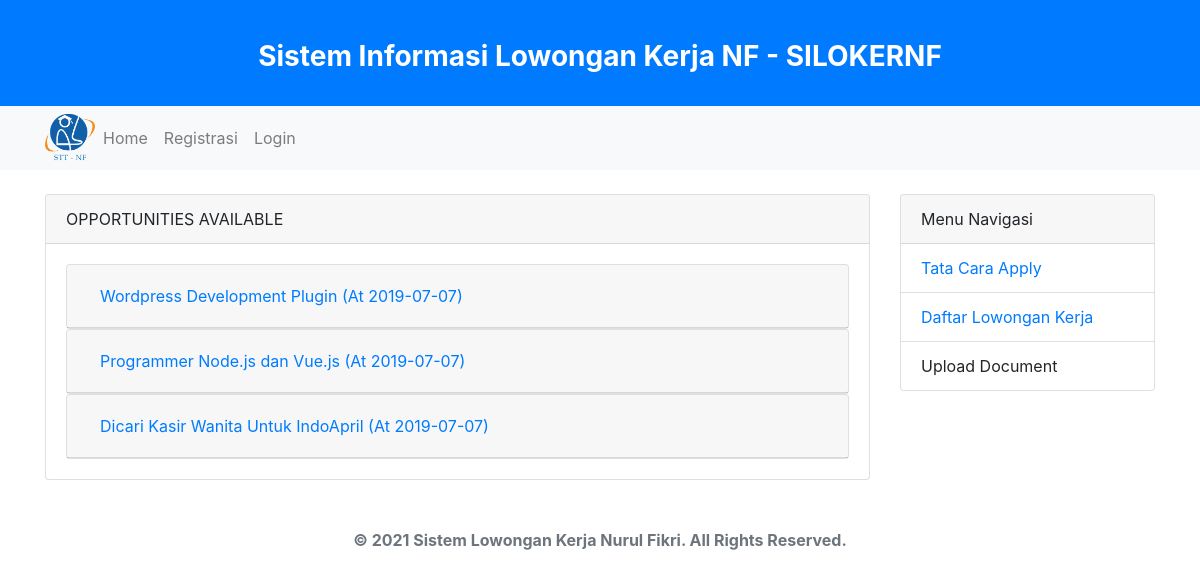
The app's page /index.php/page/career, older data.
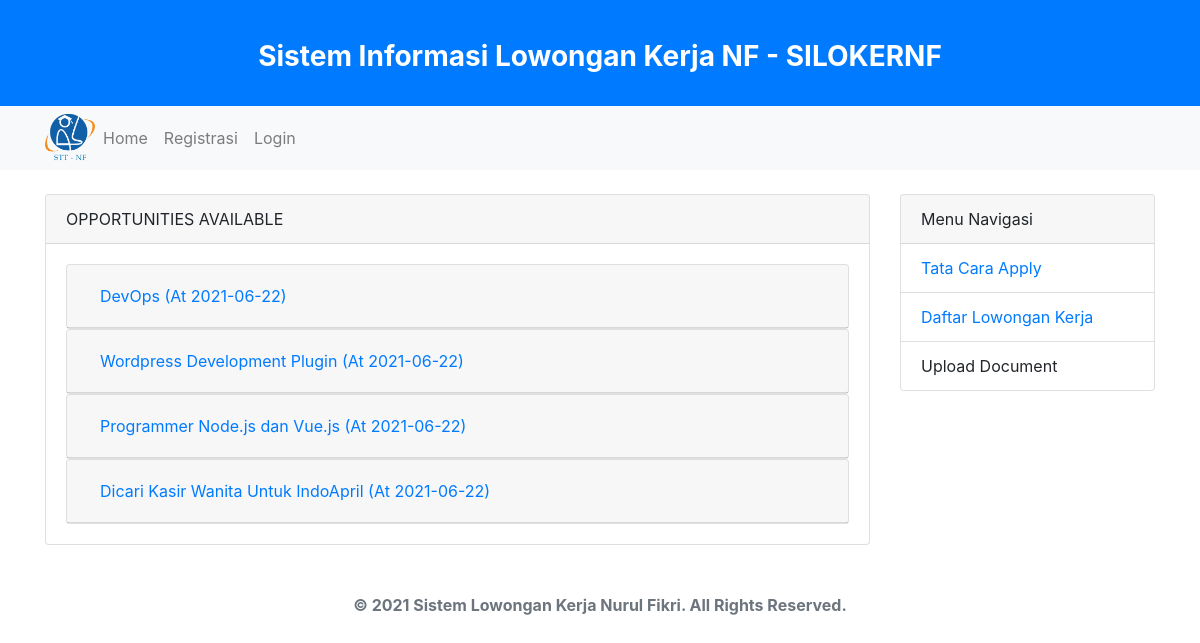
The same page, newer data.
### tables this page shows
CREATE TABLE `info_loker` (
  `id` int(11) NOT NULL AUTO_INCREMENT,
  `info` varchar(100) NOT NULL,
  `jabatan` varchar(25) NOT NULL,
  `bagian` varchar(25) NOT NULL,
  `tanggal_akhir` date NOT NULL,
  `tanggal` date NOT NULL,
  PRIMARY KEY (`id`)
);

### application/libraries/Template.php (called while the page is built, shortened)
<?php
class Template
{
  var $template_data = array();
  function set($name, $value)
  {
    $this->template_data[$name] = $value;
  }
  function load($template = '', $view = '', $view_data = array(), $return = false)
  {
    $this->CI = &get_instance();
    $this->set('content_view', $this->CI->load->view($view, $view_data, true));
    return $this->CI->load->view($template, $this->template_data, $return);
  }
}

### application/controllers/Page.php (called while the page is built, shortened)
<?php
class Page extends CI_Controller {
	public function career()
	{
		$this->db->order_by('id' ,'DESC');
		$data['careers'] = $this->db->get('info_loker')->result();
		$this->template->load('template','page/career',$data);
	}
}

### index.php (called while the page is built, shortened)
<?php
require_once BASEPATH.'core/CodeIgniter.php';

### application/views/page/career.php (the view, shortened to what this page needs)
<div class="row mt-4">
	<div class="col-md-9">
		<div class="card">
			<div class="card-header">OPPORTUNITIES AVAILABLE</div>
			<div class="card-body">
				<div id="accordion">
				<?php foreach($careers as $c): ?>
				  <div class="card">
				    <div class="card-header" id="headingOne">
				      <h5 class="mb-0">
				        <button class="btn btn-link" data-toggle="collapse" data-target="#coll<?= $c->id ?>" aria-expanded="false" aria-controls="collapseOne">
				          <?= $c->info ?> (At <?= $c->tanggal ?>)
				        </button>
				      </h5>
				    </div>
				  </div>
				<?php endforeach; ?>
				</div>
			</div>
		</div>
	</div>
	<div class="col-md-3">
		<div class="card">
			<div class="card-header">Menu Navigasi</div>
			<ul class="list-group list-group-flush">
				<li class="list-group-item"><a href="<?= base_url('page/cara_apply') ?>">Tata Cara Apply</a></li>
				<li class="list-group-item"><a href="<?= base_url('page/career') ?>">Daftar Lowongan Kerja</a></li>
				<li class="list-group-item">Upload Document</li>
			</ul>
		</div>
	</div>
</div>

Row changes from the older to the newer data that the page shows:
added info_loker: info "DevOps", tanggal "2021-06-22"
changed info_loker "Wordpress Development Plugin": tanggal "2019-07-07" → "2021-06-22"
changed info_loker "Programmer Node.js dan Vue.js": tanggal "2019-07-07" → "2021-06-22"
changed info_loker "Dicari Kasir Wanita Untuk IndoApril": tanggal "2019-07-07" → "2021-06-22"
